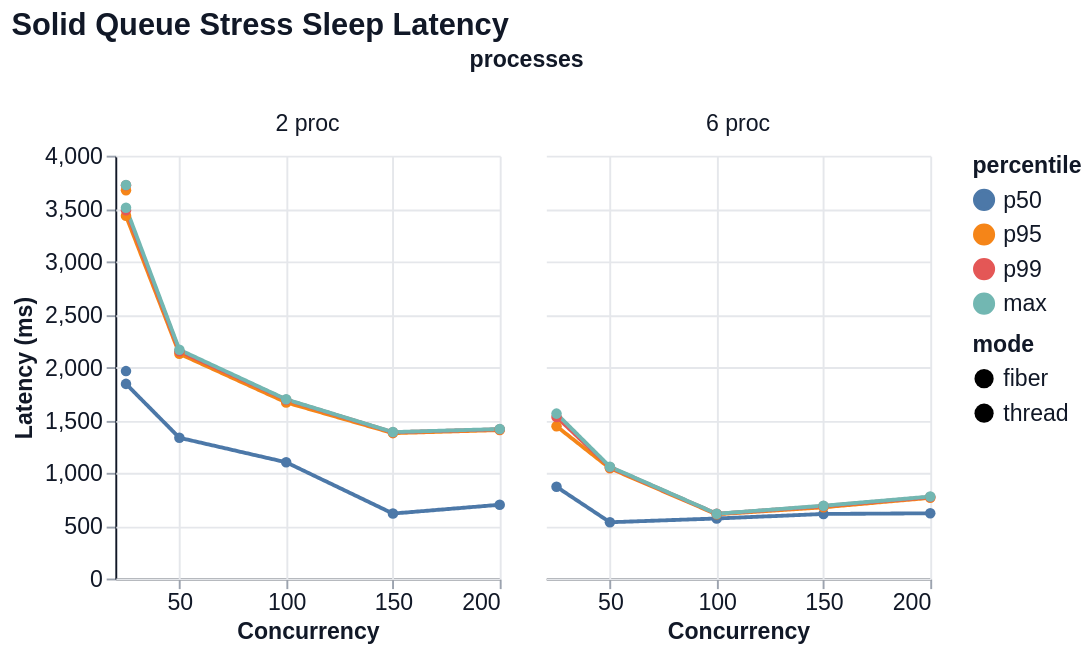

Vega-Lite specification for this chart:
### Vega-Lite specification from a JSON file in a GitHub repository (floating-point values rounded to 4 significant figures)
{"$schema": "https://vega.github.io/schema/vega-lite/v6.json", "title": "Solid Queue Stress Sleep Latency", "width": 200, "height": 220, "data": {"values": [{"mode": "thread", "concurrency": 25, "processes": "2 proc", "percentile": "p50", "value": 1962.0}, {"mode": "thread", "concurrency": 25, "processes": "2 proc", "percentile": "p95", "value": 3673.0}, {"mode": "thread", "concurrency": 25, "processes": "2 proc", "percentile": "p99", "value": 3721.0}, {"mode": "thread", "concurrency": 25, "processes": "2 proc", "percentile": "max", "value": 3722.0}, {"mode": "fiber", "concurrency": 25, "processes": "2 proc", "percentile": "p50", "value": 1841.0}, {"mode": "fiber", "concurrency": 25, "processes": "2 proc", "percentile": "p95", "value": 3431.0}, {"mode": "fiber", "concurrency": 25, "processes": "2 proc", "percentile": "p99", "value": 3484.0}, {"mode": "fiber", "concurrency": 25, "processes": "2 proc", "percentile": "max", "value": 3507.0}, {"mode": "fiber", "concurrency": 50, "processes": "2 proc", "percentile": "p50", "value": 1332.0}, {"mode": "fiber", "concurrency": 50, "processes": "2 proc", "percentile": "p95", "value": 2127.0}, {"mode": "fiber", "concurrency": 50, "processes": "2 proc", "percentile": "p99", "value": 2151.0}, {"mode": "fiber", "concurrency": 50, "processes": "2 proc", "percentile": "max", "value": 2164.0}, {"mode": "fiber", "concurrency": 100, "processes": "2 proc", "percentile": "p50", "value": 1100.0}, {"mode": "fiber", "concurrency": 100, "processes": "2 proc", "percentile": "p95", "value": 1666.0}, {"mode": "fiber", "concurrency": 100, "processes": "2 proc", "percentile": "p99", "value": 1691.0}, {"mode": "fiber", "concurrency": 100, "processes": "2 proc", "percentile": "max", "value": 1695.0}, {"mode": "fiber", "concurrency": 150, "processes": "2 proc", "percentile": "p50", "value": 614.6}, {"mode": "fiber", "concurrency": 150, "processes": "2 proc", "percentile": "p95", "value": 1375.0}, {"mode": "fiber", "concurrency": 150, "processes": "2 proc", "percentile": "p99", "value": 1384.0}, {"mode": "fiber", "concurrency": 150, "processes": "2 proc", "percentile": "max", "value": 1385.0}, {"mode": "fiber", "concurrency": 200, "processes": "2 proc", "percentile": "p50", "value": 697.6}, {"mode": "fiber", "concurrency": 200, "processes": "2 proc", "percentile": "p95", "value": 1404.0}, {"mode": "fiber", "concurrency": 200, "processes": "2 proc", "percentile": "p99", "value": 1411.0}, {"mode": "fiber", "concurrency": 200, "processes": "2 proc", "percentile": "max", "value": 1414.0}, {"mode": "fiber", "concurrency": 25, "processes": "6 proc", "percentile": "p50", "value": 867.9}, {"mode": "fiber", "concurrency": 25, "processes": "6 proc", "percentile": "p95", "value": 1440.0}, {"mode": "fiber", "concurrency": 25, "processes": "6 proc", "percentile": "p99", "value": 1529.0}, {"mode": "fiber", "concurrency": 25, "processes": "6 proc", "percentile": "max", "value": 1560.0}, {"mode": "fiber", "concurrency": 50, "processes": "6 proc", "percentile": "p50", "value": 532.3}, {"mode": "fiber", "concurrency": 50, "processes": "6 proc", "percentile": "p95", "value": 1043.0}, {"mode": "fiber", "concurrency": 50, "processes": "6 proc", "percentile": "p99", "value": 1053.0}, {"mode": "fiber", "concurrency": 50, "processes": "6 proc", "percentile": "max", "value": 1058.0}, {"mode": "fiber", "concurrency": 100, "processes": "6 proc", "percentile": "p50", "value": 567.9}, {"mode": "fiber", "concurrency": 100, "processes": "6 proc", "percentile": "p95", "value": 607.1}, {"mode": "fiber", "concurrency": 100, "processes": "6 proc", "percentile": "p99", "value": 612.1}, {"mode": "fiber", "concurrency": 100, "processes": "6 proc", "percentile": "max", "value": 613.1}, {"mode": "fiber", "concurrency": 150, "processes": "6 proc", "percentile": "p50", "value": 610.6}, {"mode": "fiber", "concurrency": 150, "processes": "6 proc", "percentile": "p95", "value": 673.7}, {"mode": "fiber", "concurrency": 150, "processes": "6 proc", "percentile": "p99", "value": 684.8}, {"mode": "fiber", "concurrency": 150, "processes": "6 proc", "percentile": "max", "value": 689.0}, {"mode": "fiber", "concurrency": 200, "processes": "6 proc", "percentile": "p50", "value": 617.1}, {"mode": "fiber", "concurrency": 200, "processes": "6 proc", "percentile": "p95", "value": 763.5}, {"mode": "fiber", "concurrency": 200, "processes": "6 proc", "percentile": "p99", "value": 770.3}, {"mode": "fiber", "concurrency": 200, "processes": "6 proc", "percentile": "max", "value": 775.2}]}, "mark": {"type": "line", "point": true, "tooltip": true}, "encoding": {"x": {"field": "concurrency", "type": "quantitative", "title": "Concurrency"}, "y": {"field": "value", "type": "quantitative", "title": "Latency (ms)"}, "color": {"field": "percentile", "type": "nominal", "sort": ["p50", "p95", "p99", "max"]}, "tooltip": [{"field": "mode", "type": "nominal"}, {"field": "concurrency", "type": "quantitative"}, {"field": "processes", "type": "nominal"}, {"field": "metric", "type": "nominal"}, {"field": "percentile", "type": "nominal"}, {"field": "value", "type": "quantitative"}], "strokeDash": {"field": "mode", "type": "nominal"}, "column": {"field": "processes", "type": "nominal", "sort": null}}, "config": {"background": "white", "axis": {"labelFont": "Helvetica", "titleFont": "Helvetica", "labelFontSize": 12, "titleFontSize": 12, "labelColor": "#111827", "titleColor": "#111827", "domainColor": "#111827", "tickColor": "#9ca3af", "grid": true, "gridColor": "#e5e7eb"}, "header": {"labelFont": "Helvetica", "titleFont": "Helvetica", "labelFontSize": 12, "titleFontSize": 12, "labelColor": "#111827", "titleColor": "#111827"}, "legend": {"labelFont": "Helvetica", "titleFont": "Helvetica", "labelFontSize": 12, "titleFontSize": 12, "labelColor": "#111827", "titleColor": "#111827"}, "title": {"font": "Helvetica", "fontSize": 16, "anchor": "start", "color": "#111827"}, "view": {"stroke": null}}}
